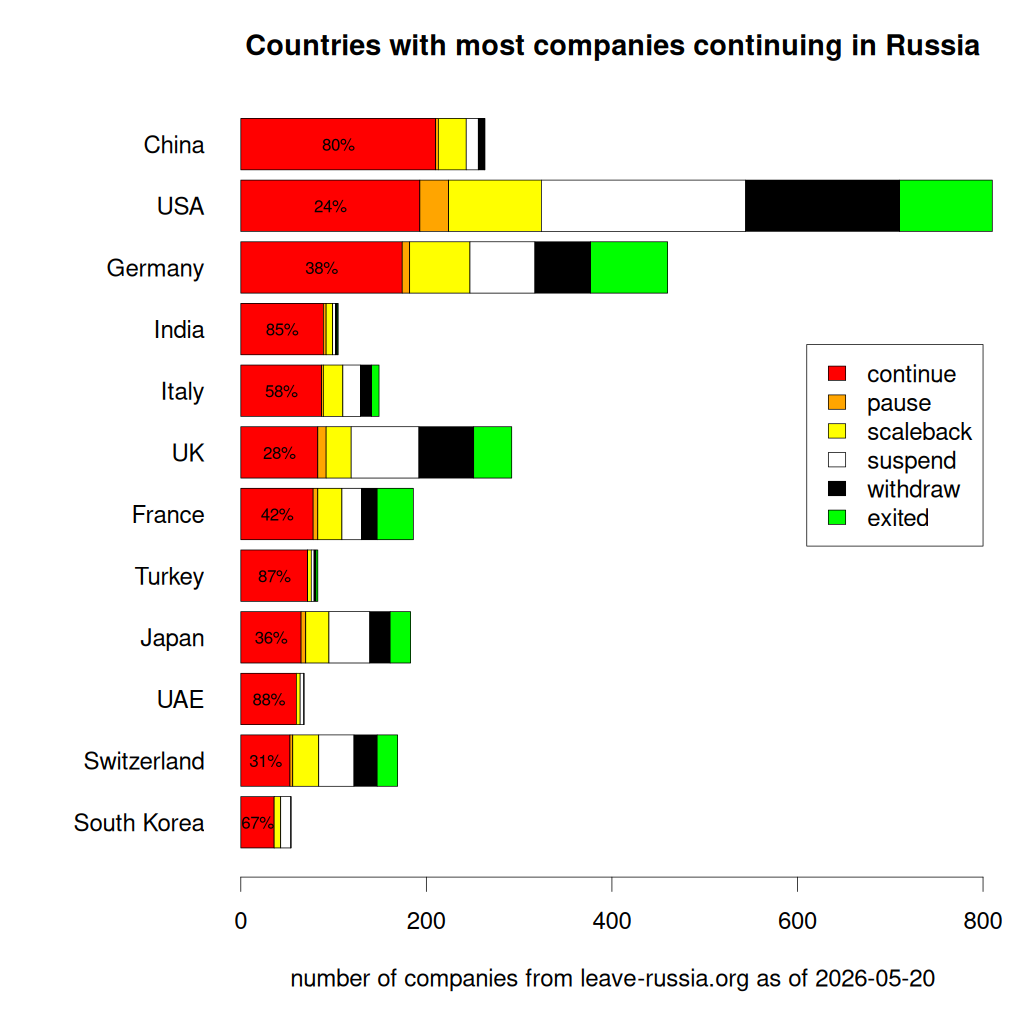

Generate this figure with R:
#install.packages("httr2")
require(httr2)

f <- function(url){
  print(url)
  Sys.sleep(2)
  resp <- 
    request(url) |> 
    req_headers(
      `User-Agent` = "Mozilla/5.0 (Macintosh; Intel Mac OS X 10.15; rv:121.0) Gecko/20100101 Firefox/121.0",
      Accept = "text/html,application/xhtml+xml,application/xml;q=0.9,image/avif,image/webp,*/*;q=0.8",
      `Accept-Language` = "en-US,en;q=0.5",
      `Accept-Encoding` = "gzip, deflate, br",
      `Upgrade-Insecure-Requests` = "1",
      DNT = "1",
      `Sec-GPC` = "1",
    ) |> 
    req_perform()
  bod <- resp |> resp_body_string()
  lin <- strsplit(bod, '</sup></a></li>')[[1]]
  lin <- lin[-length(lin)]
  lin <- lin[-(1:(grep("All countries", lin)-1))]
  lin <- sub('(.*\\">)([ abcdefghijklmnopqrstuvwxyz]+)(<sup>)([01234567890]+)', '\\2:\\4', lin, ignore.case = TRUE)
  x <- do.call("rbind", lapply(strsplit(lin, ":"), function(x)data.frame(country=x[1], companies=as.integer(x[2]))))
  y <- x$companies
  names(y) <- x$country
  y
}

urls <- c(
    continue="https://leave-russia.org/?flt%5B147%5D%5Beq%5D%5B0%5D=9057"
  , pause="https://leave-russia.org/?flt%5B147%5D%5Beq%5D%5B%5D=9058"
  , scaleback="https://leave-russia.org/?flt%5B147%5D%5Beq%5D%5B%5D=9059"
  , suspend="https://leave-russia.org/?flt%5B147%5D%5Beq%5D%5B%5D=9060"
  , withdraw="https://leave-russia.org/?flt%5B147%5D%5Beq%5D%5B%5D=9062"
  , exited="https://leave-russia.org/?flt%5B147%5D%5Beq%5D%5B%5D=9061"
  )

colors <- c(
  continue="red"
, pause="orange"
, scaleback="yellow"
, suspend="white"
, withdraw="black"
, exited="green"
)

l <- lapply(urls, f)
countries <- sort(unique(unlist(sapply(l, function(x)names(x)))))
d <- data.frame(row.names = countries)
for (nam in names(l)){
  ll <- l[[nam]]
  d[[nam]] <- 0
  d[names(ll), nam] <- as.vector(ll)
}
rownames(d)[rownames(d) == "United Kingdom"] <- "UK"
x <- d[order(d$continue, decreasing=TRUE),]
y <- x[12:1,]
pct <- paste0(round(100*y$continue/rowSums(y)), "%")
space <- 0.2

round(100*sum(x$continue) /  sum(as.matrix(x)))

png("economy/leave-russia.png", 1024, 1024)
par(mar=c(5,8,3,1)+0.1, cex=2)
barplot(t(as.matrix(y))
        , horiz=TRUE
        , space=space
        , names.arg=rownames(y)
        , las=1
        , col=colors
        , legend.text = colnames(y)
        , args.legend = list(x=800, y=10)
        , main="Countries with most companies continuing in Russia"
        , xlab=paste0("number of companies from leave-russia.org as of ", Sys.Date())
)
text(y$continue/2, seq_along(y$continue)*(1+space)-(0.5), labels = paste0(round(100*y$continue/rowSums(y)), "%"), cex=0.7)
dev.off()
